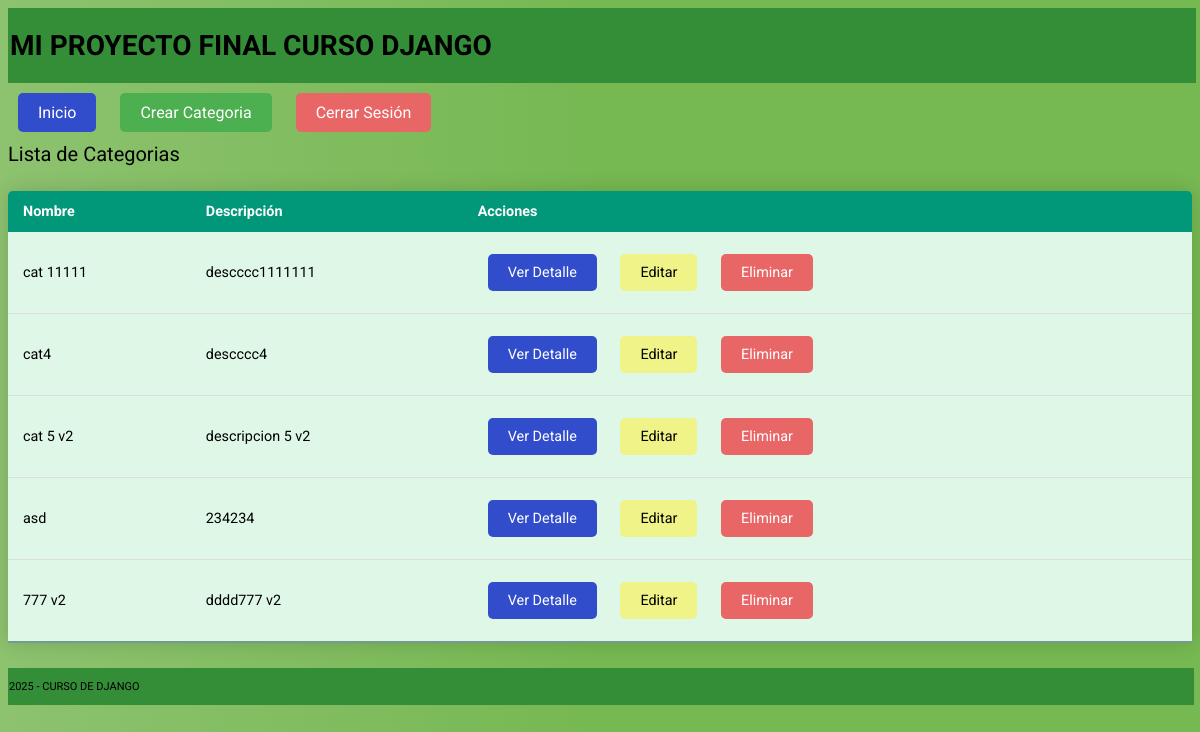
/categoria/ (signed in), run on an earlier commit of the app's database.
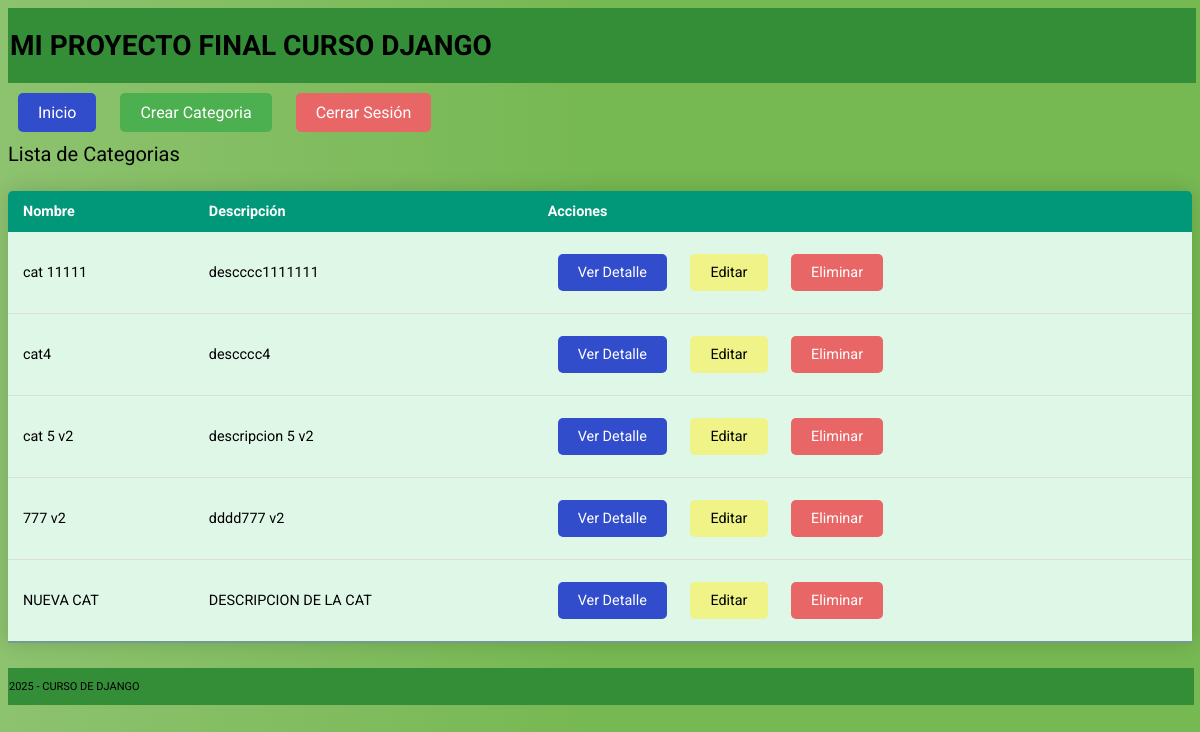
And on a later commit of the database.
### usuarios/models.py (models this page shows, shortened)
class Categoria_Producto(models.Model):
    nombre = models.CharField(max_length=50)
    descripcion = models.CharField(max_length=150)
    fecha_registro = models.DateTimeField(auto_now_add=True)

### usuarios/views.py (the view)
# urls.py: path('categoria/', views.lista_categorias, name='lista_categorias'),
@login_required
def lista_categorias(request):
    categorias = Categoria_Producto.objects.all()
    return render(request, 'usuarios/lista_categorias.html', {'categorias':categorias})

### usuarios/templates/usuarios/lista_categorias.html
{% extends "usuarios/base.html" %}
{% load static %}
{% block content %}
<a href="{% url 'inicio' %}"  class="btn-blue">Inicio</a>
<a href="{% url 'crear_categoria' %}"  class="btn">Crear Categoria</a>
<a href="{% url 'logout' %}" class="btn-red">Cerrar Sesión</a>
<div class='titulo'>Lista de Categorias   </div>
  <table class="content-table">
    <thead>
      <tr>
        <th>Nombre</th>
        <th>Descripción</th>
        <th>Acciones</th>
      </tr>
    </thead>
    <tbody>
    {% for categoria in categorias %}
        <tr>
            <td>{{ categoria.nombre}} </td>
            <td>{{ categoria.descripcion}} </td>
            <td>
                <a href="{% url 'detalle_categoria' categoria_id=categoria.id %}"  class="btn-blue">Ver Detalle</a>
                <a href="{% url 'editar_categoria' categoria_id=categoria.id %}"  class="btn-yellow">Editar</a>
                <a href="{% url 'eliminar_categoria_pre' categoria_id=categoria.id %}"  class="btn-red">Eliminar</a>
            </td>
        </tr>
    {% empty %}
        <tr>
            <td colspan="3"> No hay Categorias registradas </td>
        </tr>
    {% endfor %}
    </tbody>
  </table>
{% endblock  %}

### usuarios/templates/usuarios/base.html (shortened to what this page needs)
<!DOCTYPE html>
<html lang="es">
<head>
    {% load static %}
    <link rel="stylesheet" href="{% static 'css/styles.css' %}">
</head>
<body>
    <header  class='cabecera'>
        <h1>Mi proyecto final Curso Django</h1>
    </header>
    <main>
        {% block content %} {% endblock %}
    </main>
    <footer  class='pie'>
        <p>2025 - Curso de Django</p>
    </footer>
</body>
</html>

### usuarios/static/css/styles.css (style rules this page uses)
.cabecera { font-family: "Roboto", sans-serif; text-transform: uppercase; outline: 0; background: #348d37; width: 100%; border: 0; padding: 2px; color: #000000; font-size: 14px; -webkit-transition: all 0.3 ease; transition: all 0.3 ease; cursor: pointer; }
.pie { font-family: "Roboto", sans-serif; text-transform: uppercase; outline: 0; background: #348d37; width: 100%; border: 0; padding: 1px; color: #000000; font-size: 11px; -webkit-transition: all 0.3 ease; transition: all 0.3 ease; cursor: pointer; align-items: center; }
.titulo { font-family: "Roboto", sans-serif; color: #000000; font-size: 20px; }
body { background: #76b852; background: rgb(141,194,111); background: linear-gradient(90deg, rgba(141,194,111,1) 0%, rgba(118,184,82,1) 50%); font-family: "Roboto", sans-serif; -webkit-font-smoothing: antialiased; -moz-osx-font-smoothing: grayscale; }
.content-table { border-collapse: collapse; margin: 25px 0; font-size: 0.9em; min-width: 400px; border-radius: 5px 5px 0 0; overflow: hidden; box-shadow: 0 0 20px rgba(0, 0, 0, 0.15); width: 100%; }
.content-table thead tr { background-color: #009879; color: #ffffff; text-align: left; font-weight: bold; }
.content-table th, .content-table td { padding: 12px 15px; }
.content-table tbody tr { border-bottom: 1px solid #dddddd; }
.content-table tbody tr { background-color: #dff7e7; }
.content-table tbody tr:last-of-type { border-bottom: 2px solid #739b93; }
.btn { display: inline-block; padding: 10px 20px; margin: 10px; background-color: #4CAF50; color: white; text-decoration: none; border-radius: 5px; }
.btn-blue { display: inline-block; padding: 10px 20px; margin: 10px; background-color: #314dcb; color: white; text-decoration: none; border-radius: 5px; }
.btn-yellow { display: inline-block; padding: 10px 20px; margin: 10px; background-color: #eff388; color: black; text-decoration: none; border-radius: 5px; }
.btn-red { display: inline-block; padding: 10px 20px; margin: 10px; background-color: #e96666; color: white; text-decoration: none; border-radius: 5px; }

What changed in the data, as far as the page shows it:
removed Categoria_Producto: nombre "asd", descripcion "234234"
added Categoria_Producto: nombre "NUEVA CAT", descripcion "DESCRIPCION DE LA CAT"
